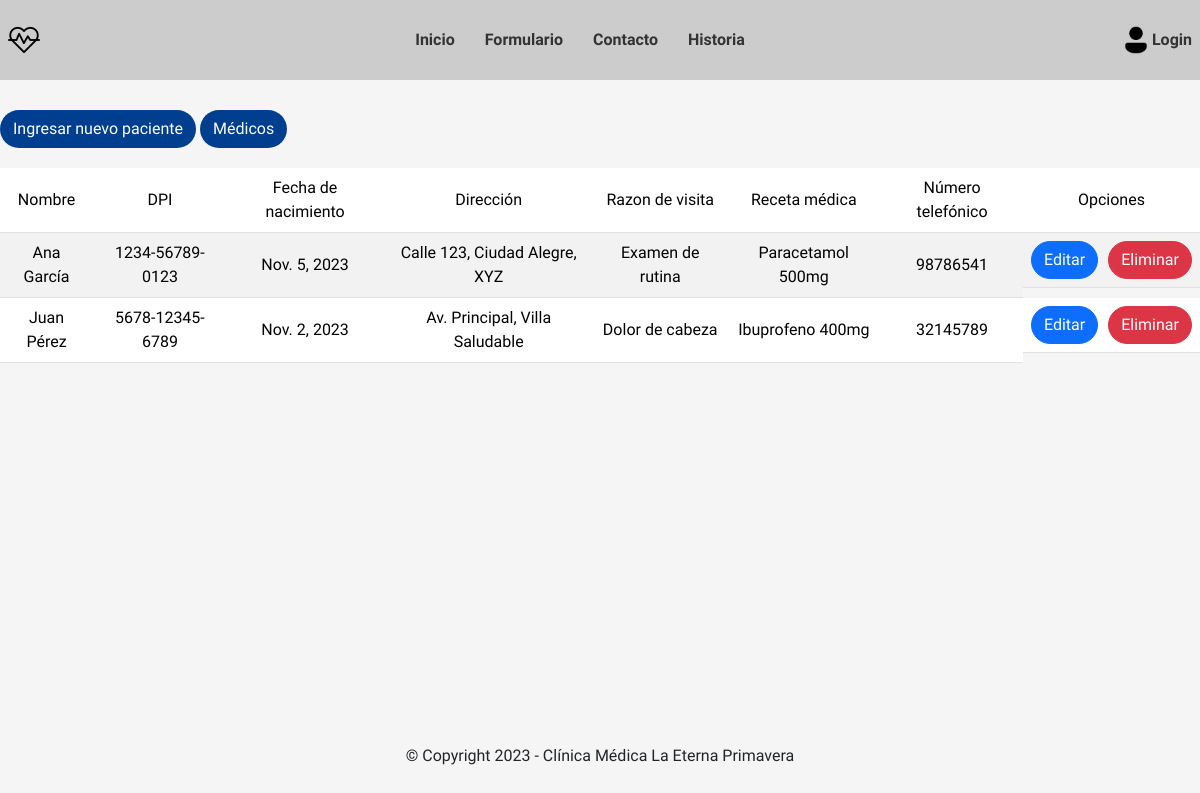
Page /paciente on the earlier database version.
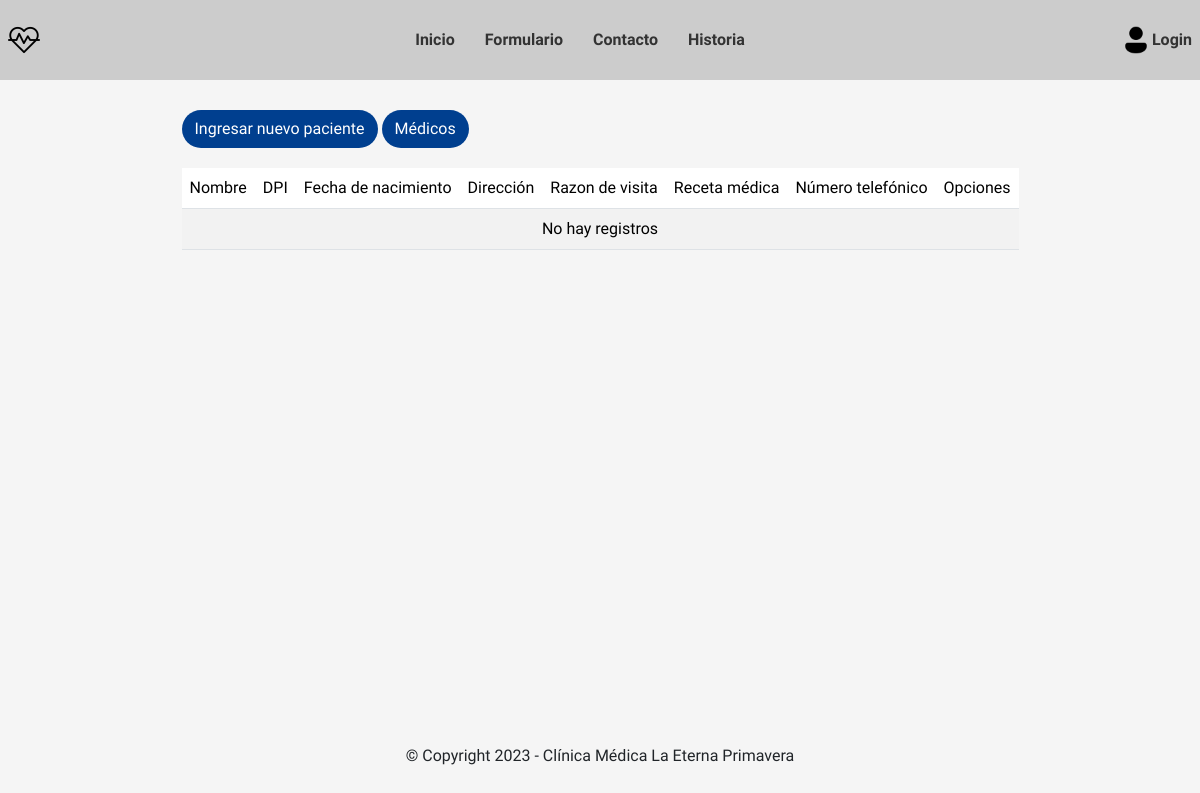
Same page on the later database version.
### clinica/models.py (models this page shows)
class Paciente(models.Model):
    nombre = models.CharField(max_length=128)
    dpi = models.CharField(max_length=64)
    fecha_de_nacimiento = models.DateField()
    direccion = models.CharField(max_length=128)
    razon_de_visita = models.CharField(max_length=128)
    receta_medica = models.CharField(max_length=128)
    numero_telefonico = models.CharField(max_length=64)

### clinica/views.py (the view)
# urls.py: path('paciente', views.PacienteListView.as_view(), name='paciente-list'),
class PacienteListView(ListView):
    model = Paciente
    template_name = 'clinica/paciente/paciente_list.html'

### templates/clinica/paciente/paciente_list.html
{% extends 'base.html' %}
{% block content %}
<div class="tabla-registro">
    <div class="container-btn">
        <a class="btn btn-medic" href="{% url 'clinica:paciente-create' %}">Ingresar nuevo paciente</a>
        <a class="btn btn-medic" href="{% url 'clinica:medico-list' %}">Médicos</a>
    </div>
    <div>
        <table class="table table-striped">
            <thead class="text-center align-middle">
                <tr>
                    <td>Nombre</td>
                    <td class="hide-data">DPI</td>
                    <td class="hide-data">Fecha de nacimiento</td>
                    <td class="hide-data">Dirección</td>
                    <td>Razon de visita</td>
                    <td class="hide-data">Receta médica</td>
                    <td>Número telefónico</td>
                    <td>Opciones</td>
                </tr>
            </thead>
            <tbody class="text-center align-middle" >
                {% if object_list %}
                {% for paciente in object_list %}
                <tr>
                    <td>{{paciente.nombre}}</td>
                    <td class="hide-data">{{paciente.dpi}}</td>
                    <td class="hide-data">{{paciente.fecha_de_nacimiento}}</td>
                    <td class="hide-data">{{paciente.direccion}}</td>
                    <td>{{paciente.razon_de_visita}}</td>
                    <td class="hide-data">{{paciente.receta_medica}}</td>
                    <td>{{paciente.numero_telefonico}}</td>
                    <td class="container-btns">
                        <a class="btn btn-primary" href="{% url 'clinica:paciente-update' paciente.id %}">Editar</a>
                        <a class="btn btn-danger" href="{% url 'clinica:paciente-delete' paciente.id %}">Eliminar</a>
                    </td>
                </tr>
                {% endfor %}
                {% else %}
                <tr>
                    <td colspan="8" class="text-center">No hay registros</td>
                </tr>
                {% endif %}
            </tbody>
        </table>
    </div>
</div>
{% endblock content %}

Differences in the rows shown:
removed Paciente: nombre "Ana García", dpi "1234-56789-0123", fecha_de_nacimiento "Nov. 5, 2023", direccion "Calle 123, Ciudad Alegre, XYZ", razon_de_visita "Examen de rutina", receta_medica "Paracetamol 500mg", numero_telefonico "98786541"
removed Paciente: nombre "Juan Pérez", dpi "5678-12345-6789", fecha_de_nacimiento "Nov. 2, 2023", direccion "Av. Principal, Villa Saludable", razon_de_visita "Dolor de cabeza", receta_medica "Ibuprofeno 400mg", numero_telefonico "32145789"
Other differences:
text now shown: "No hay registros"
